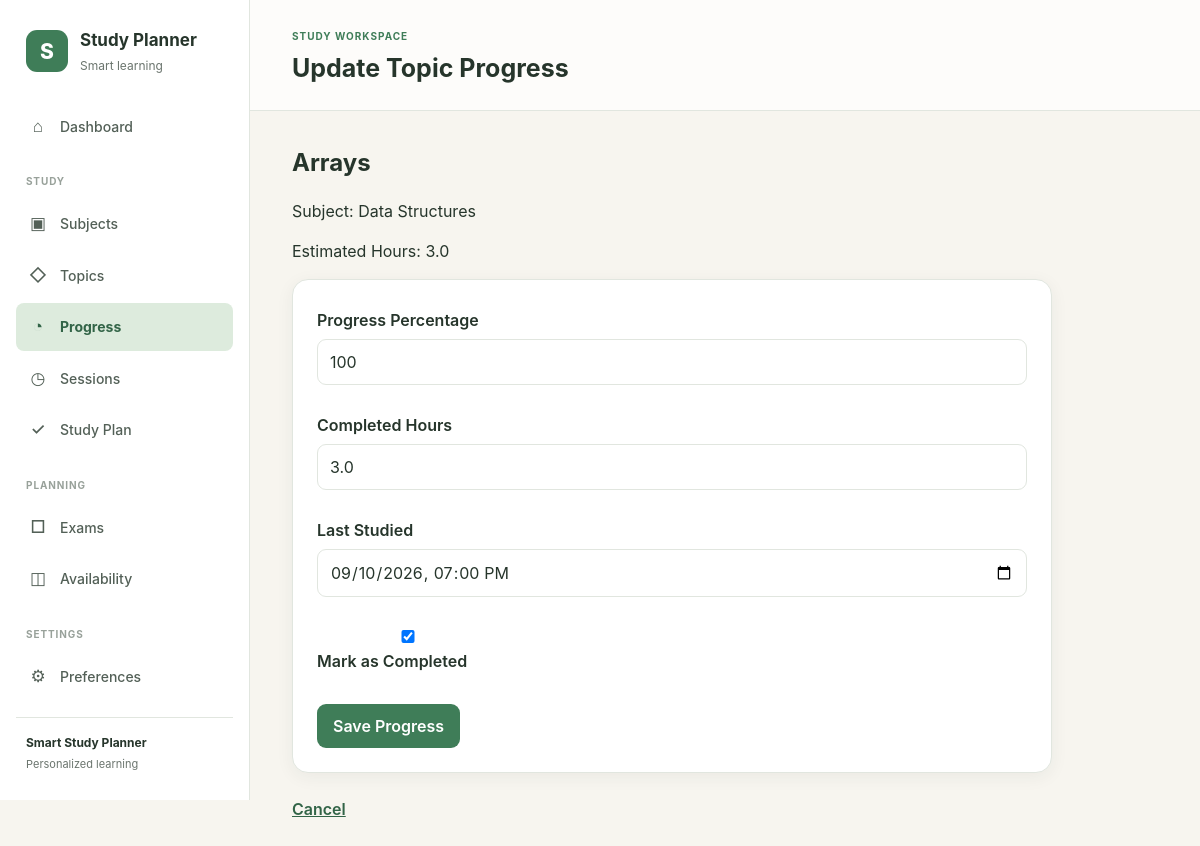
Page /progress/edit/1 on the committed database.
### tables this page shows
CREATE TABLE topics (
    topic_id INTEGER PRIMARY KEY AUTOINCREMENT,

    subject_id INTEGER NOT NULL,

    name TEXT NOT NULL,

    description TEXT,

    difficulty INTEGER NOT NULL DEFAULT 3,

    priority INTEGER NOT NULL DEFAULT 3,

    estimated_hours REAL NOT NULL,

    created_at TEXT NOT NULL DEFAULT CURRENT_TIMESTAMP,

    FOREIGN KEY (subject_id)
        REFERENCES subjects(subject_id)
        ON DELETE CASCADE,

    CHECK (difficulty BETWEEN 1 AND 5),

    CHECK (priority BETWEEN 1 AND 5),

    CHECK (estimated_hours > 0),

    UNIQUE(subject_id, name)
);

CREATE TABLE subjects (
    subject_id INTEGER PRIMARY KEY AUTOINCREMENT,

    student_id INTEGER NOT NULL,

    name TEXT NOT NULL,

    description TEXT,

    created_at TEXT NOT NULL DEFAULT CURRENT_TIMESTAMP,

    FOREIGN KEY (student_id)
        REFERENCES students(student_id)
        ON DELETE CASCADE,

    UNIQUE(student_id, name)
);

CREATE TABLE topic_progress (
    progress_id INTEGER PRIMARY KEY AUTOINCREMENT,

    student_id INTEGER NOT NULL,

    topic_id INTEGER NOT NULL,

    progress_percentage INTEGER NOT NULL DEFAULT 0,

    completed_hours REAL NOT NULL DEFAULT 0,

    is_completed INTEGER NOT NULL DEFAULT 0,

    last_studied_at TEXT,

    FOREIGN KEY (student_id)
        REFERENCES students(student_id)
        ON DELETE CASCADE,

    FOREIGN KEY (topic_id)
        REFERENCES topics(topic_id)
        ON DELETE CASCADE,

    CHECK (progress_percentage BETWEEN 0 AND 100),

    CHECK (completed_hours >= 0),

    CHECK (is_completed IN (0, 1)),

    UNIQUE(student_id, topic_id)
);

### app.py (the view, shortened to what this page needs)
@app.route("/progress/edit/<int:topic_id>",
           methods=["GET", "POST"])
def edit_progress(topic_id):
    db = get_db()
    topic_cursor = db.execute("""
        SELECT
            topics.topic_id,
            topics.name,
            topics.estimated_hours,
            subjects.name AS subject_name
        FROM topics

        JOIN subjects
            ON topics.subject_id = subjects.subject_id

        WHERE topics.topic_id = ?
        AND subjects.student_id = ?
    """, (topic_id, 1))
    topic = topic_cursor.fetchone()
    if topic is None:
        return "Topic not found", 404
    progress_cursor = db.execute("""
        SELECT
            progress_id,
            progress_percentage,
            completed_hours,
            is_completed,
            last_studied_at
        FROM topic_progress
        WHERE topic_id = ?
        AND student_id = ?
    """, (topic_id, 1))
    progress_record = progress_cursor.fetchone()
    return render_template(
        "edit_progress.html",
        topic=topic,
        progress=progress_record
    )

### app.py (called while the page is built)
def get_db():
    if "db" not in g:
        g.db = sqlite3.connect(DATABASE)
        g.db.row_factory = sqlite3.Row
        g.db.execute("PRAGMA foreign_keys = ON")
    return g.db

### templates/edit_progress.html (shortened to what this page needs)
{% extends 'base.html' %}
{% block page_heading %}Update Topic Progress{% endblock %}
{% block content %}
<div class="container">
        <h2>
            {{ topic["name"] }}
        </h2>
        <p>
            Subject:
            {{ topic["subject_name"] }}
        </p>
        <p>
            Estimated Hours:
            {{ topic["estimated_hours"] }}
        </p>
        <form method="POST">
            <label>
                Progress Percentage
            </label>
            <br>
            <input
                type="number"
                name="progress_percentage"
                min="0"
                max="100"
                value="{% if progress %}{{ progress['progress_percentage'] }}{% else %}0{% endif %}"
                required
            >
            <br><br>
            <label>
                Completed Hours
            </label>
            <br>
            <input
                type="number"
                name="completed_hours"
                min="0"
                max="{{ topic['estimated_hours'] }}"
                step="0.1"
                value="{% if progress %}{{ progress['completed_hours'] }}{% else %}0{% endif %}"
                required
            >
            <br><br>
            <label>
                Last Studied
            </label>
            <br>
            <input
                type="datetime-local"
                name="last_studied_at"
                value="{% if progress and progress['last_studied_at'] %}{{ progress['last_studied_at'].replace(' ', 'T') }}{% endif %}"
            >
            <br><br>
            <label>
                <input
                    type="checkbox"
                    name="is_completed"
                    {% if progress and progress["is_completed"] == 1 %}
                        checked
                    {% endif %}
                >
                Mark as Completed
            </label>
            <br><br>
            <button type="submit">
                Save Progress
            </button>
        </form>
        <br>
        <a href="{{ url_for('progress') }}">
            Cancel
        </a>
    </div>
{% endblock %}

### static/css/style.css (style rules this page uses)
:root { --bg-main: #f7f5ef; --bg-card: #ffffff; --primary: #3f7d58; --primary-dark: #326447; --primary-light: #ddebdd; --text-main: #26352b; --text-muted: #6b756e; --border: #e1e6df; --surface-soft: #f3f6f2; --danger: #b94a48; --danger-light: #f8dddd; --warning: #a66a20; --warning-light: #f8ead5; --shadow: 0 4px 18px rgba(38, 53, 43, 0.06); }
* { box-sizing: border-box; }
body { min-height: 100vh; margin: 0; background: var(--bg-main); color: var(--text-main); font-family: Inter, -apple-system, BlinkMacSystemFont, "Segoe UI", sans-serif; line-height: 1.5; }
a { color: inherit; }
h1, h2, h3, p { overflow-wrap: anywhere; }
button, input, select, textarea { font: inherit; }
button, .btn { display: inline-flex; align-items: center; justify-content: center; gap: 8px; padding: 10px 16px; border: 1px solid transparent; border-radius: 8px; background: var(--primary); color: #ffffff; font-weight: 650; text-decoration: none; cursor: pointer; transition: background 0.15s ease, transform 0.15s ease; }
input, select, textarea { width: 100%; padding: 10px 12px; border: 1px solid var(--border); border-radius: 8px; background: #ffffff; color: var(--text-main); }
label { display: block; margin-bottom: 6px; color: var(--text-main); font-weight: 600; }
form { margin: 0; }
.container, .page-container { width: 100%; max-width: 1200px; margin: 0 auto; padding: 24px; }
.page-content .container { width: 100%; max-width: 1100px; margin: 0; padding: 0; }
.page-content .container > h2 { margin: 0 0 18px; color: var(--text-main); }
.page-content .container > form { max-width: 760px; padding: 24px; background: var(--bg-card); border: 1px solid var(--border); border-radius: 16px; box-shadow: var(--shadow); }
.page-content .container label { display: inline-block; margin: 4px 0 7px; color: var(--text-main); font-weight: 600; }
.page-content .container input:not([type="checkbox"]), .page-content .container select, .page-content .container textarea { width: 100%; max-width: 100%; min-height: 42px; padding: 10px 12px; color: var(--text-main); background: #ffffff; border: 1px solid var(--border); border-radius: 9px; font: inherit; box-sizing: border-box; }
.page-content .container button, .page-content .container a.button { display: inline-flex; align-items: center; justify-content: center; gap: 8px; min-height: 40px; padding: 10px 16px; color: #ffffff; background: var(--primary); border: 0; border-radius: 9px; font: inherit; font-weight: 600; text-decoration: none; cursor: pointer; }
.page-content .container a { color: var(--primary-dark); font-weight: 600; }

### rows in the picture
topics: name "Arrays", estimated_hours "3.0", completed_hours "3.0"
subjects: subject_name "Data Structures"
topic_progress: progress_percentage "100", last_studied_at "09/10/2026 19:00", is_completed "☑"
